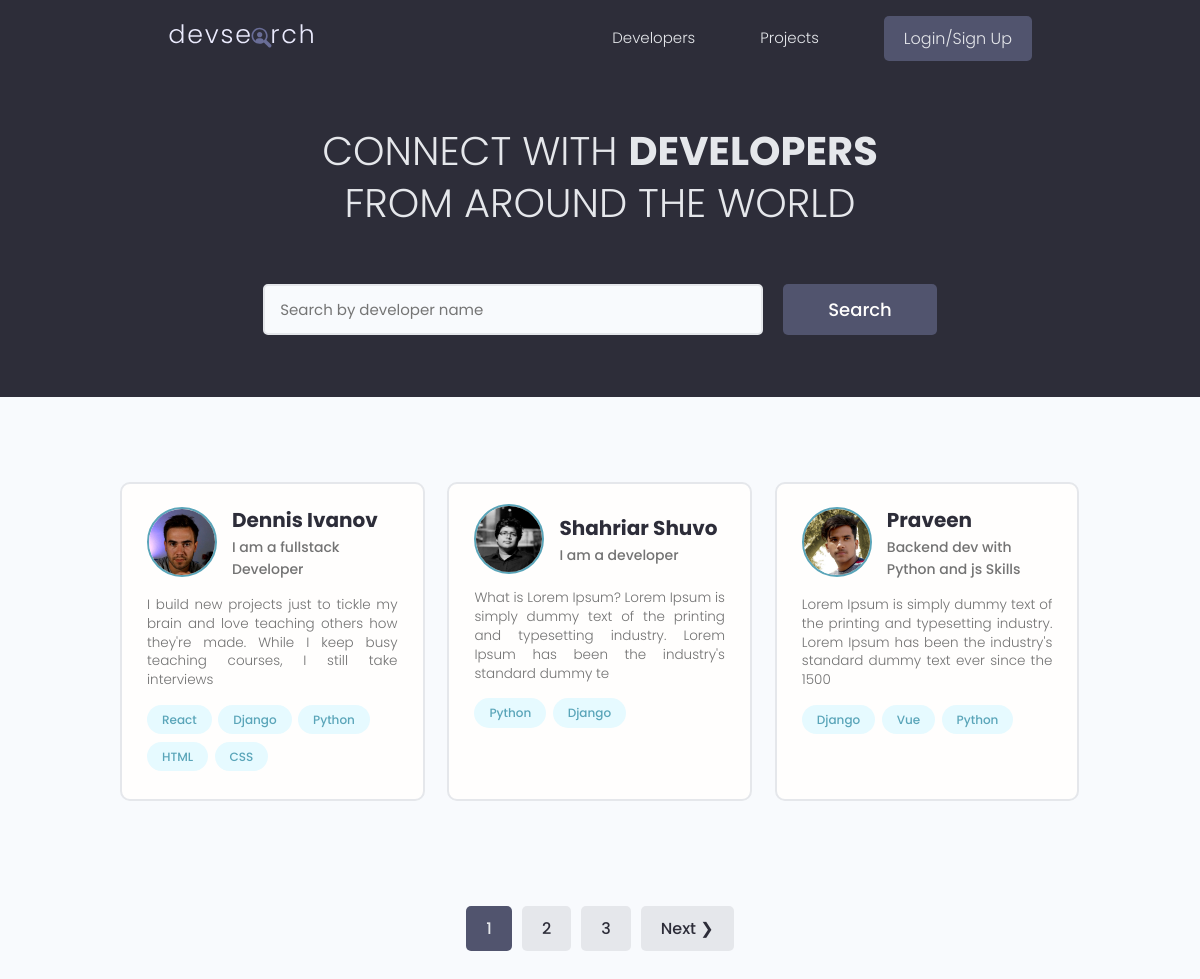
The page / on the database its author committed.
### users/models.py (models this page shows, shortened)
class Profile(models.Model):
    user = models.OneToOneField(
        User, on_delete=models.CASCADE, null=True, blank=True)
    name = models.CharField(max_length=200, blank=True, null=True)
    email = models.EmailField(max_length=500, blank=True, null=True)
    username = models.CharField(max_length=200, blank=True, null=True)
    location = models.CharField(max_length=200, blank=True, null=True)
    short_intro = models.CharField(max_length=200, blank=True, null=True)
    bio = models.TextField(blank=True, null=True)
    profile_image = models.ImageField(
        null=True, blank=True, upload_to='profiles/', default="profiles/user-default.png")
    social_github = models.CharField(max_length=200, blank=True, null=True)
    social_twitter = models.CharField(max_length=200, blank=True, null=True)
    social_linkedin = models.CharField(max_length=200, blank=True, null=True)
    social_youtube = models.CharField(max_length=200, blank=True, null=True)
    social_website = models.CharField(max_length=200, blank=True, null=True)
    created = models.DateTimeField(auto_now_add=True)
    id = models.UUIDField(default=uuid.uuid4, unique=True,
                          primary_key=True, editable=False)
    class Meta:
        ordering = ['created']
    @property
    def imageURL(self):
        try:
            url = self.profile_image.url
        except:
            url = ''
        return url

class Skill(models.Model):
    owner = models.ForeignKey(
        Profile, on_delete=models.CASCADE, null=True, blank=True)
    name = models.CharField(max_length=200, blank=True, null=True)
    description = models.TextField(null=True, blank=True)
    created = models.DateTimeField(auto_now_add=True)
    id = models.UUIDField(default=uuid.uuid4, unique=True,
                          primary_key=True, editable=False)
    def __str__(self):
        return str(self.name)

### users/views.py (the view)
# urls.py: path('', views.profiles, name="profiles"),
def profiles(request):
    profiles, search_query = searchProfiles(request)
    custom_range, profiles = paginateProfiles(request, profiles, 3)
    context = {'profiles': profiles, 'search_query': search_query,
               'custom_range': custom_range}
    return render(request, 'users/profiles.html', context)

### users/utils.py (called while the page is built)
def paginateProfiles(request, profiles, results):
    page = request.GET.get('page')
    paginator = Paginator(profiles, results)
    try:
        profiles = paginator.page(page)
    except PageNotAnInteger:
        page = 1
        profiles = paginator.page(page)
    except EmptyPage:
        page = paginator.num_pages
        profiles = paginator.page(page)
    leftIndex = (int(page) - 4)
    if leftIndex < 1:
        leftIndex = 1
    rightIndex = (int(page) + 5)
    if rightIndex > paginator.num_pages:
        rightIndex = paginator.num_pages + 1
    custom_range = range(leftIndex, rightIndex)
    return custom_range, profiles

def searchProfiles(request):
    search_query = ''
    if request.GET.get('search_query'):
        search_query = request.GET.get('search_query')
    skills = Skill.objects.filter(name__icontains=search_query)
    profiles = Profile.objects.distinct().filter(
        Q(name__icontains=search_query) |
        Q(short_intro__icontains=search_query) |
        Q(skill__in=skills)
    )
    return profiles, search_query

### users/templates/users/profiles.html (shortened to what this page needs)
{% extends 'main.html' %}
{% block content %}
<main class="home">
    <section class="hero-section text-center">
        <div class="container container--narrow">
            <div class="hero-section__box">
                <h2>CONNECT WITH <span>DEVELOPERS</span></h2>
                <h2>FROM AROUND THE WORLD</h2>
            </div>
            <div class="hero-section__search">
                <form id="searchForm" class="form" action="{% url 'profiles' %}" method="get">
                    <div class="form__field">
                        <input class="input input--text" id="formInput#search" type="text" name="search_query"
                            value="{{search_query}}" placeholder="Search by developer name" />
                    </div>
                    <input class="btn btn--sub btn--lg" type="submit" value="Search" />
                </form>
            </div>
        </div>
    </section>
    <section class="devlist">
        <div class="container">
            <div class="grid grid--three">
                {% for profile in profiles %}
                <div class="column card">
                    <div class="dev">
                        <a href="{% url 'user-profile' profile.id %}" class="card__body">
                            <div class="dev__profile">
                                <img class="avatar avatar--md" src="{{ profile.imageURL }}" alt="image" />
                                <div class="dev__meta">
                                    <h3>{{profile.name}}</h3>
                                    <h5>{{profile.short_intro|slice:"60"}}</h5>
                                </div>
                            </div>
                            <p class="dev__info">{{profile.bio|slice:"150"}}</p>
                            <div class="dev__skills">
                                {% for skill in profile.skill_set.all|slice:"5" %}
                                <span class="tag tag--pill tag--main">
                                    <small>{{skill}}</small>
                                </span>
                                {% endfor %}
                            </div>
                        </a>
                    </div>
                </div>
                {% endfor %}
            </div>
        </div>
    </section>
    {% include 'pagination.html' with queryset=profiles custom_range=custom_range %}
</main>
{% endblock content %}

### static/styles/app.css (style rules this page uses)
:root { --color-sub: #2d2d39; }
.btn--sub { background-color: var(--color-sub-light); }
.card { border: 2px solid var(--color-light); }
img { width: 100%; }
.hero-section { height: 40vh; display: flex; align-items: center; background-color: var(--color-sub); }
.hero-section__box { margin-bottom: 4rem; }
.hero-section__box > h2, .hero-section__box > h2 > span { font-size: 4rem; color: var(--color-light); line-height: 1.3; text-transform: uppercase; }
.hero-section__box > h2 { font-weight: 300; }
.hero-section__box > h2 > span { font-weight: 700; }
.hero-section__search > .form { display: flex; align-items: center; justify-content: center; gap: 2rem; }
.hero-section__search > .form input.input--text { width: 50rem; }
.devlist { margin-top: 8rem; }
.devlist .grid { align-items: stretch; }
.devlist .dev .dev__profile { display: flex; align-items: center; gap: 1.5rem; }
.devlist .dev .dev__meta h3 { color: var(--color-sub); font-size: 2rem; font-weight: 700; }
.devlist .dev .dev__meta h5 { color: var(--color-text); font-size: 1.4rem; font-weight: 500; }
.devlist .dev .dev__info { margin: 1.5rem 0; font-size: 1.35rem; line-height: 1.4; text-align: justify; }

### static/uikit/styles/modules/_variables.css (style rules this page uses)
:root { --color-main: #5aa5b9; --color-main-light: #e6faff; --color-sub: #3f4156; --color-sub-light: #51546e; --color-sub-lighter: #ededfd; --color-text: #737373; --color-gray: #8b8b8b; --color-light: #e5e7eb; --color-light-gray: #767676; --color-bg: #f8fafd; --color-white: #fffefd; --color-white-light: #f3f3f3; --color-success: #359e64; --color-success-bg: #def8e8; --color-error: #fc4b0b; --color-error-bg: #fff2ee; --font-base: 'Poppins', arial, helvetica, 'Segoe UI', roboto, ubuntu, sans-serif; --font-monospace: 'Fira Code', 'Courier New', courier, monospace; --font-regular: 300; --font-medium: 500; --font-bold: 700; --generic-shadow: 1px 1px 5px #00000010; --generic-transition: all 0.3s ease-in-out; }

### static/uikit/styles/modules/_base.css (style rules this page uses)
* { margin: 0; padding: 0; box-sizing: border-box; text-rendering: optimizeLegibility; color: inherit; font-size: inherit; }
html { font-size: 50%; }
@media only screen and (min-width: 480px) { html { font-size: 56.25%; } }
@media only screen and (min-width: 1200px) { html { font-size: 62.5%; } }
body { line-height: 1.6; font-weight: 400; font-size: 1.5rem; color: var(--color-text); background-color: var(--color-bg); min-height: 100vh; }

### static/uikit/styles/modules/_typography.css (style rules this page uses)
* { font-family: var(--font-base); }
h2 { font-size: 3.6rem; font-weight: var(--font-bold); }
h3 { font-size: 3.2rem; font-weight: var(--font-medium); }
h5 { font-size: 2.4rem; font-weight: var(--font-medium); }
h5, h6 { font-weight: var(--font-regular); }
p, span, strong { font-size: 1.6rem; color: var(--color-text); font-weight: var(--font-regular); }
a { padding-bottom: 2px; text-decoration: none; display: inline-block; color: var(--color-main); font-weight: var(--font-medium); }

### static/uikit/styles/modules/_utilities.css (style rules this page uses)
.container { width: 92%; max-width: 165rem; margin: 0 auto; box-sizing: border-box; }
.container--narrow { width: 92%; max-width: 120rem; }
@media screen and (min-width: 1000px) { .container { width: 90%; } }
@media screen and (min-width: 1000px) { .container--narrow { width: 85%; } }
@media screen and (min-width: 1200px) { .container { width: 80%; } }
@media screen and (min-width: 1200px) { .container--narrow { width: 72%; } }
.text-center { text-align: center; }

### static/uikit/styles/modules/_avatar.css (style rules this page uses)
.avatar { border-radius: 50%; border: 2px solid var(--color-main); object-fit: cover; }
.avatar--md { height: 7rem; width: 7rem; }

### static/uikit/styles/modules/_button.css (style rules this page uses)
.btn { display: inline-block; position: relative; cursor: pointer; background-color: var(--color-light); font-weight: var(--font-medium); color: var(--color-sub); text-decoration: none; padding: 1rem 2rem; border-radius: 0.5rem; border: none; width: -webkit-fit-content; width: -moz-fit-content; width: fit-content; height: -webkit-fit-content; height: -moz-fit-content; height: fit-content; font-size: 1.6rem; outline-width: 0; outline-color: transparent; -webkit-backface-visibility: hidden; backface-visibility: hidden; transition: all 0.3s ease-in-out; }
.btn--sub { background-color: var(--color-sub); color: var(--color-white); }
.btn--lg { font-size: 1.8rem; padding: 1.2rem 4.5rem; }

### static/uikit/styles/modules/_card.css (style rules this page uses)
.card { border-radius: 1rem; background-color: var(--color-white); border: 1.5px solid var(--color-light); width: auto; height: auto; margin-top: 0.5rem; margin-bottom: 0.5rem; overflow: hidden; }
.card__body, .card__header { padding: 2rem 2.5rem; }

### rows shown on the page
Profile: imageURL (picture), name "Dennis Ivanov", short_intro "I am a fullstack Developer", bio "I build new projects just to tickle my brain and love teaching others how they're made. While I keep busy teaching courses, I still take interviews"
Skill: name "React"
Skill: name "Django"
Skill: name "Python"
Skill: name "HTML"
Skill: name "CSS"
Profile: imageURL (picture), name "Shahriar Shuvo", short_intro "I am a developer", bio "What is Lorem Ipsum? Lorem Ipsum is simply dummy text of the printing and typesetting industry. Lorem Ipsum has been the industry's standard dummy te"
Skill: name "Python"
Skill: name "Django"
Profile: imageURL (picture), name "Praveen", short_intro "Backend dev with Python and js Skills", bio "Lorem Ipsum is simply dummy text of the printing and typesetting industry. Lorem Ipsum has been the industry's standard dummy text ever since the 1500"
Skill: name "Django"
Skill: name "Vue"
Skill: name "Python"

### other values the page prints
{{ page }} "1"
{{ page }} "2" "3"
